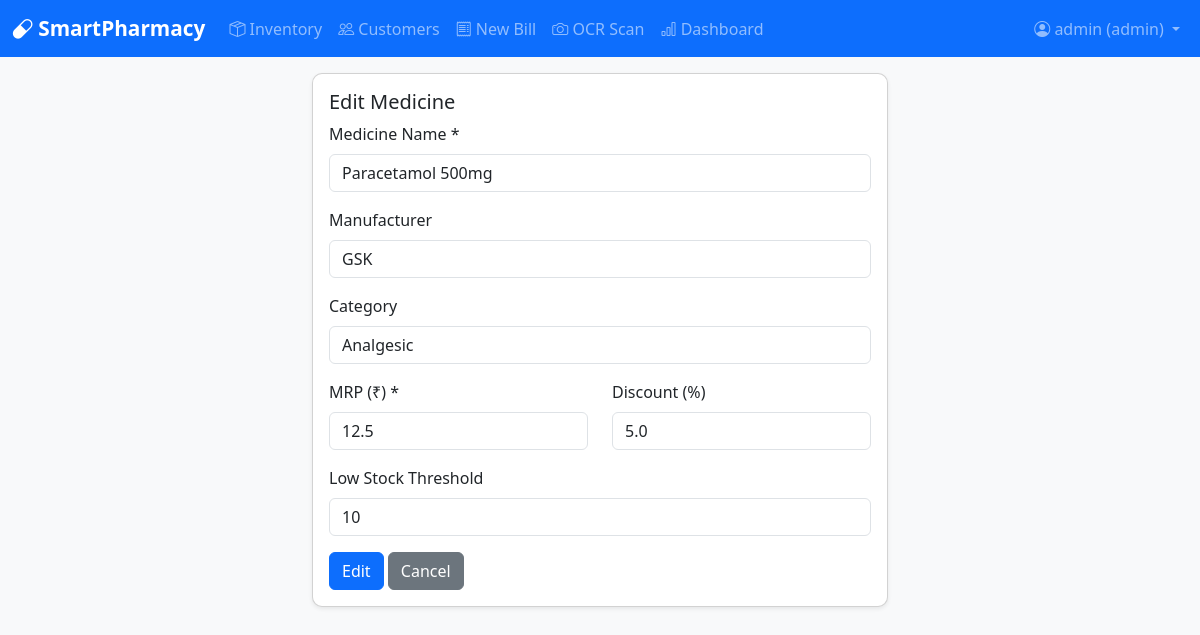
The app's page /inventory/edit/1 (signed in) with its own data.
### tables this page shows
CREATE TABLE medicines (
    medicine_id INTEGER PRIMARY KEY AUTOINCREMENT,
    medicine_name TEXT NOT NULL,
    manufacturer TEXT,
    category TEXT,
    mrp REAL NOT NULL,
    discount_percentage REAL DEFAULT 0,
    low_stock_threshold INTEGER DEFAULT 10
);

### app/routes/inventory.py (the view, shortened to what this page needs)
@inventory_bp.route('/edit/<int:medicine_id>', methods=['GET', 'POST'])
@admin_required
def edit(medicine_id):
    db = get_db()
    medicine = db.execute('SELECT * FROM medicines WHERE medicine_id = ?', (medicine_id,)).fetchone()
    if not medicine:
        flash('Medicine not found.', 'danger')
        return redirect(url_for('inventory.index'))
    db.close()
    return render_template('inventory/form.html', action='Edit', medicine=medicine)

### app/database.py (called while the page is built)
def get_db():
    conn = sqlite3.connect(DB_PATH)
    conn.row_factory = sqlite3.Row
    conn.execute("PRAGMA foreign_keys = ON")
    return conn

### app/utils/auth.py (called while the page is built)
def admin_required(f):
    @wraps(f)
    def decorated(*args, **kwargs):
        if 'user_id' not in session:
            return redirect(url_for('auth.login'))
        if session.get('role') != 'admin':
            flash('Admin access required.', 'danger')
            return redirect(url_for('inventory.index'))
        return f(*args, **kwargs)
    return decorated

### templates/inventory/form.html (shortened to what this page needs)
{% extends 'base.html' %}
{% block content %}
<div class="row justify-content-center">
<div class="col-md-6">
<div class="card shadow-sm">
<div class="card-body">
    <h5 class="card-title">{{ action }} Medicine</h5>
    <form method="POST">
        <div class="mb-3">
            <label class="form-label">Medicine Name *</label>
            <input type="text" name="medicine_name" class="form-control" value="{{ medicine.medicine_name if medicine else '' }}" required>
        </div>
        <div class="mb-3">
            <label class="form-label">Manufacturer</label>
            <input type="text" name="manufacturer" class="form-control" value="{{ medicine.manufacturer if medicine else '' }}">
        </div>
        <div class="mb-3">
            <label class="form-label">Category</label>
            <input type="text" name="category" class="form-control" value="{{ medicine.category if medicine else '' }}">
        </div>
        <div class="row">
            <div class="col mb-3">
                <label class="form-label">MRP (₹) *</label>
                <input type="number" step="0.01" name="mrp" class="form-control" value="{{ medicine.mrp if medicine else '' }}" required>
            </div>
            <div class="col mb-3">
                <label class="form-label">Discount (%)</label>
                <input type="number" step="0.01" name="discount_percentage" class="form-control" value="{{ medicine.discount_percentage if medicine else '0' }}">
            </div>
        </div>
        <div class="mb-3">
            <label class="form-label">Low Stock Threshold</label>
            <input type="number" name="low_stock_threshold" class="form-control" value="{{ medicine.low_stock_threshold if medicine else '10' }}">
        </div>
        <button type="submit" class="btn btn-primary">{{ action }}</button>
        <a href="{{ url_for('inventory.index') }}" class="btn btn-secondary">Cancel</a>
    </form>
</div>
</div>
</div>
</div>
{% endblock %}

### static/css/style.css (style rules this page uses)
body { background-color: #f8f9fa; }
.card { border-radius: 10px; }

### records on screen
medicines: medicine_name "Paracetamol 500mg", manufacturer "GSK", category "Analgesic", mrp "12.5", discount_percentage "5.0", low_stock_threshold "10"

### other values on screen
{{ session.username }} "admin"
{{ session.role }} "admin"
{{ action }} "Edit"
